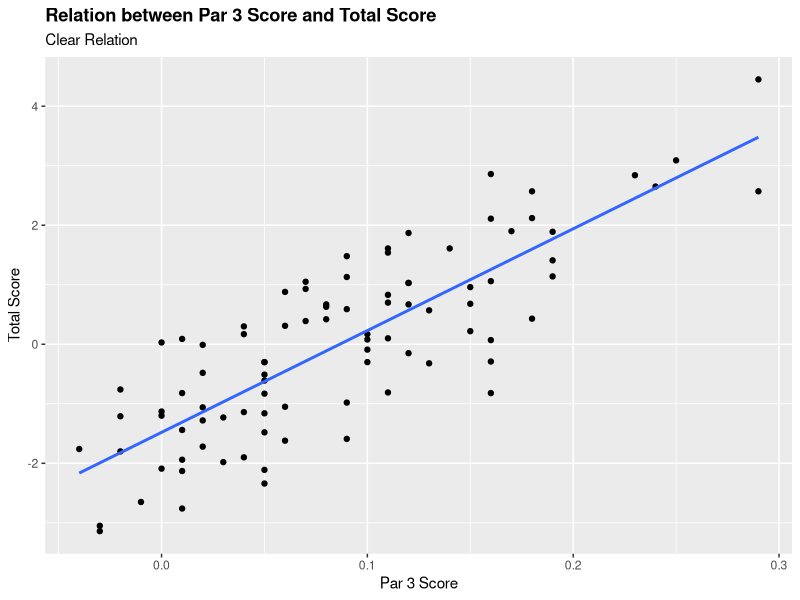
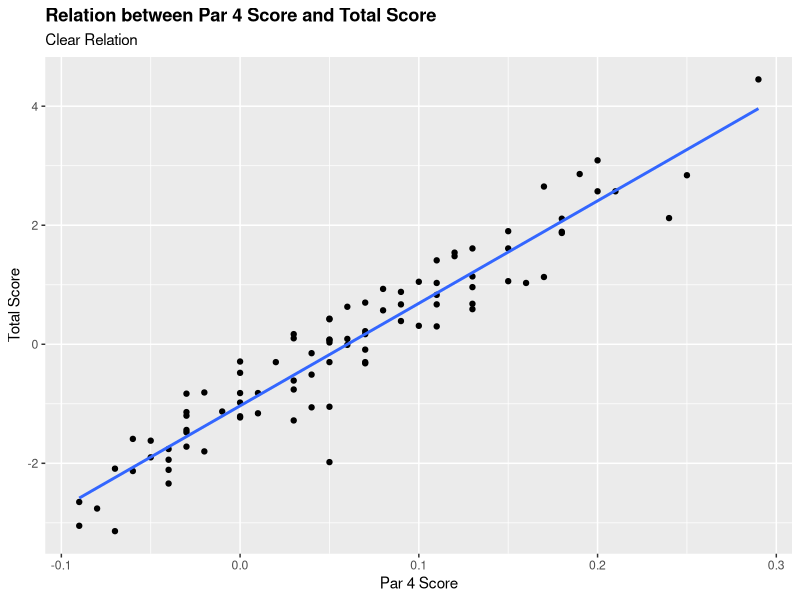
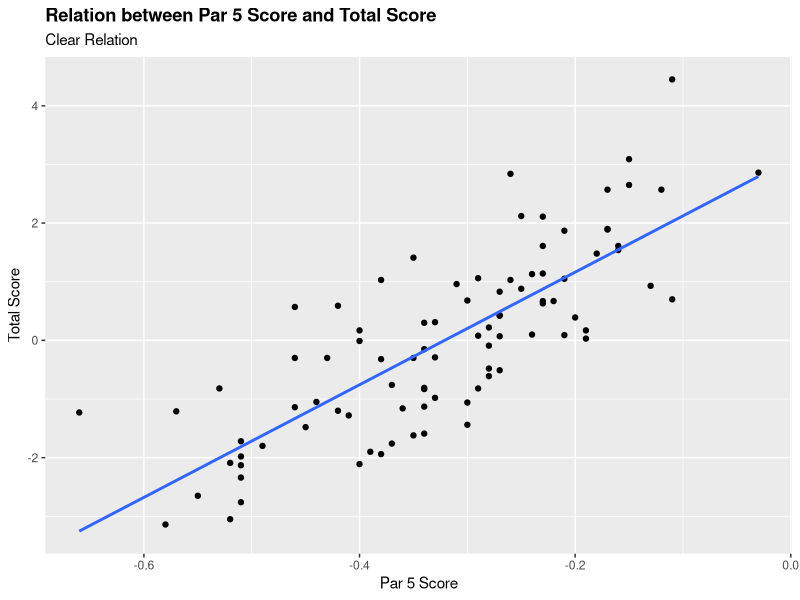

Generate these figures, in order, with R:
## ---- chunk 1
#| echo: FALSE
#| message: FALSE
#| warning: FALSE
library(tidyverse)
library(patchwork)
library(dplyr)
library(ggpubr)
golf_data <- read_csv(file = "dg_new_course_table.csv")
## ---- chunk 2
#| echo: FALSE
#| message: FALSE
p1 <- golf_data |> ggplot(mapping = aes(x = adj_par_3_score, y = adj_score_to_par)) +
    geom_point() + 
    geom_smooth(method = "lm", se = FALSE) + labs(title = "Relation between Par 3 Score and Total Score", subtitle = "Clear Relation", x = "Par 3 Score", y = "Total Score") + theme(plot.title = element_text(face = "bold"))  

model <- lm(adj_score_to_par ~ adj_par_3_score, data = golf_data)
slope <- coef(model)[2]

p2 <- golf_data |> ggplot(mapping = aes(x = adj_par_4_score, y = adj_score_to_par)) + 
    geom_point() + geom_smooth(method = "lm", se = FALSE) + labs(title = "Relation between Par 4 Score and Total Score", subtitle = "Clear Relation", x = "Par 4 Score", y = "Total Score") + theme(plot.title = element_text(face = "bold")) 

model2 <- lm(adj_score_to_par ~ adj_par_4_score, data = golf_data)
slope2 <- coef(model2)[2]

p3 <- golf_data |> ggplot(mapping = aes(x = adj_par_5_score, y = adj_score_to_par)) + 
    geom_point() + geom_smooth(method = "lm", se = FALSE) + labs(title = "Relation between Par 5 Score and Total Score", subtitle = "Clear Relation", x = "Par 5 Score", y = "Total Score") + theme(plot.title = element_text(face = "bold")) 


model3 <- lm(adj_score_to_par ~ adj_par_5_score, data = golf_data)
slope3 <- coef(model3)[2]


#Consider horizontal boxplots all on the same graph to show relation
p1
p2
p3
cat("Slope of Par 3 Graph:\n")
cat(slope, "\n")
cat("Slope of Par 4 Graph:\n")
cat(slope2, "\n")
cat("Slope of Par 5 Graph:\n")
cat(slope3, "\n")
